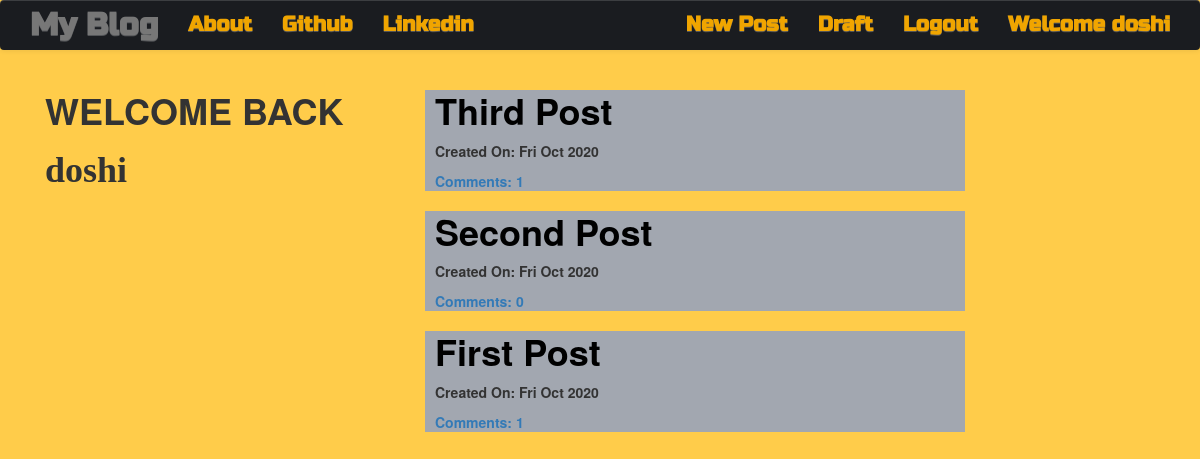
Screenshot of / (signed in) with the database file from the repository.
### blog/models.py (models this page shows, shortened)
class Post(models.Model):
    author=models.ForeignKey('auth.user', on_delete=models.CASCADE)
    title=models.CharField(max_length=254)
    text=models.TextField()
    created_date=models.DateTimeField(default=timezone.now())
    published_date=models.DateTimeField(blank=True,null=True)
    def approve_comments(self):
        return self.comments.filter(approved_comment=True)

### blog/views.py (the view)
# urls.py: url(r'^$',views.PostListView.as_view(),name='post_list'),
class PostListView(ListView):
    model=Post
    def get_queryset(self):
        return Post.objects.filter(published_date__lte=timezone.now()).order_by('-published_date')

### blog/templates/blog/post_list.html
{% extends "blog/base.html" %}
{% block content %}
    <div class="col-md-4">
      <h1><strong>WELCOME BACK</strong></h1>
      <h1 style="font-family:Ruso one"><strong>{{user.username}}</strong> </h1>
    </div>
  <div class="col-md-6">
    <div class="centerstage" >
        {% for post in post_list %}
        <div class="post" style="background-color:#a2a7b0">
          <h1 style="margin-left:10px" ><a style="color:black" href="{% url 'post_detail' pk=post.pk %}"><strong>{{post.title}}</strong></a></h1>
          <div class="date">
            <p style="margin-left:10px" ><strong>Created On: {{post.created_date|date:"D M Y"}}</strong></p>
          </div>
          <a style="margin-left:10px"  href="{% url 'post_detail' pk=post.pk %}"><strong>Comments: {{post.approve_comments.count}}</strong></a>
        </div>
        {% endfor %}
    </div>
  </div>
{% endblock %}

### blog/templates/blog/base.html (shortened to what this page needs)
<!DOCTYPE html>
{% load staticfiles %}
<html lang="en" dir="ltr">
  <head>
        <link rel="stylesheet" href="https://maxcdn.bootstrapcdn.com/bootstrap/3.3.7/css/bootstrap.min.css">
        <link rel="stylesheet" href="https://maxcdn.bootstrapcdn.com/bootstrap/3.3.7/css/bootstrap-theme.min.css">
        <link rel="stylesheet" href="//cdn.jsdelivr.net/npm/medium-editor@latest/dist/css/medium-editor.min.css" type="text/css" media="screen" charset="utf-8">
        <link rel="stylesheet" href="{% static 'css/blog.css' %}">
  </head>
  <body>
<nav  style="background:#1a1c20" border=0px; class="navbar navbar-default techfont custom-navbar">
  <div class="container">
    <ul class="nav navbar-nav">
      <li><a class="navbar-brand bigbrand"  href="{% url 'post_list' %}"><strong>My Blog</strong></a></li>
      <li><a id="nav_link" href="{% url 'about' %}"><strong>About</strong></a></li>
      <li><a id="nav_link" href="https://github.com/Samrat101"><strong>Github</strong></a></li>
      <li><a id="nav_link" href="https://www.linkedin.com/in/sandeep-yadav-2449381a0/"><strong>Linkedin</strong></a></li>
    </ul>
    <ul class="nav navbar-nav navbar-right">
      {% if user.is_authenticated %}
        <li><a id="nav_link" href="{% url 'post_new' %}"><strong>New Post</strong></a></li>
        <li><a id="nav_link" href="{% url 'post_draft_list' %}"><strong>Draft</strong></a></li>
        <li><a id="nav_link" href="{% url 'logout' %}"><strong>Logout</strong></a></li>
        <li><a id="nav_link" href=""><strong>Welcome {{ user.username }}</strong></a></li>
      {% else  %}
        <li><a class="nav navbar-right"  href="{% url 'login' %}"><span class="glyphicon glyphicon-user"></span></a></li>
      {% endif %}
    </ul>
  </div>
</nav>
<div class="content container">
    <div class="row">
      <div class="col-md-12">
        <div class="blog_posts">
          {% block content %}
          {% endblock %}
        </div>
      </div>
    </div>
</div>
  </body>
</html>

### blog/static/css/blog.css (style rules this page uses)
.techfont { font-family:'Russo One',sans-serif; font-size:1.5em; border: 0px; }
.bigbrand { font-size:1.5em; }
#nav_link { color:#f0a500; }
.centerstage { margin-left: auto; margin-right: auto; }
body { background-color:#ffcc4a; }

### rows the page displays
Post: title "Third Post", created_date "Fri Oct 2020", approve_comments.count "1"
Post: title "Second Post", created_date "Fri Oct 2020", approve_comments.count "0"
Post: title "First Post", created_date "Fri Oct 2020", approve_comments.count "1"

### other values shown
{{ user.username }} "doshi"
